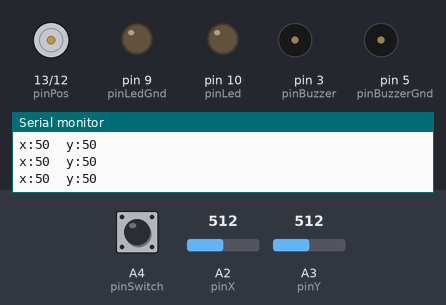
The sketch below on a simulated Arduino Uno, built with avr-gcc and run on an emulated ATmega328P. On the bench: motor-driver pin pairs drawn as motors (green arrow = first pin HIGH = forward, orange = second pin HIGH = backward, longer = more drive, scaled by the enable pin), output pins drawn as LEDs (lit = HIGH), buzzer (waves = sounding, pin HIGH), the last lines printed to the serial monitor. The inputs (shaded band) are chosen by the test bench; at power-on: A4 (pinSwitch) HIGH, A2 (pinX) = 512, A3 (pinY) = 512. Pins used as bus, display or sensor lines are not drawn.

Above: at 1.3 s.
1.4 s: A4 (pinSwitch) pulled LOW for 1 s
At 2.7 s:
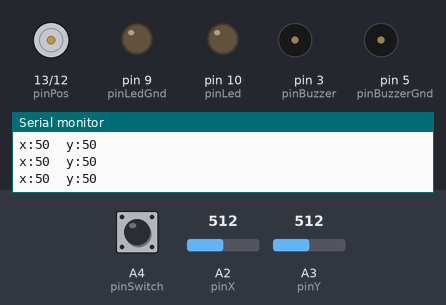
3.9 s: A2 (pinX) set to 12
5.4 s: A2 (pinX) set to 9
At 6.7 s:
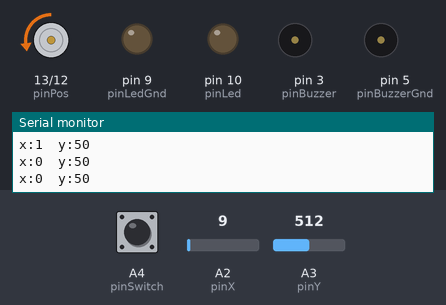
7.2 s: A4 (pinSwitch) pulled LOW for 0.6 s
At 8.0 s:
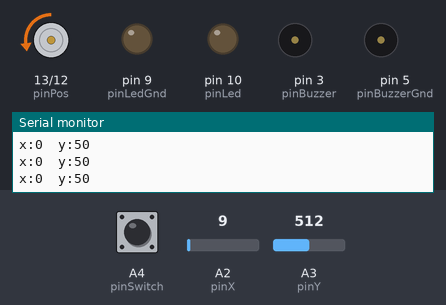
9.3 s: A2 (pinX) set to 122
At 9.6 s:
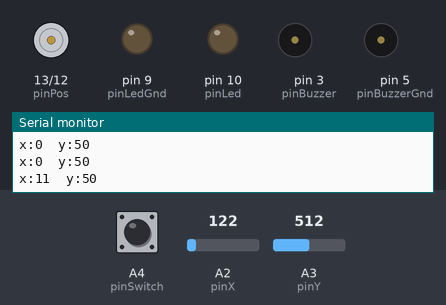
10.8 s: A4 (pinSwitch) pulled LOW for 0.6 s
At 12.1 s:
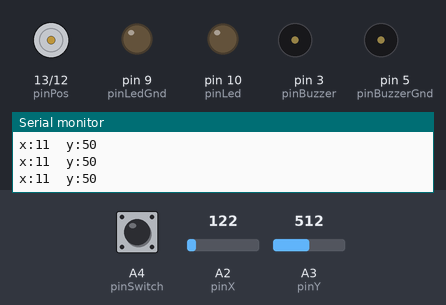
Timing chart, 0 to 13.8 s (numbered marks = the images above; inputs shaded):
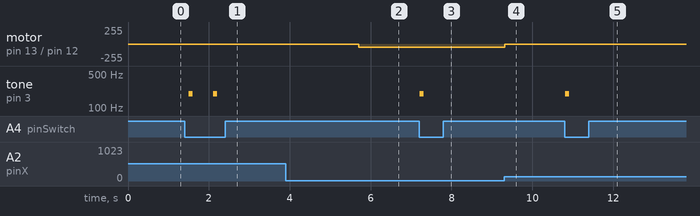

Measured:
- the behaviour switches between 11 and 10 on A2 (pinX) (found by bisection; images 1 and 2)
- after the input at 1.4 s, tone on pin 3 (pinBuzzer): alternates 196 Hz for 0.10 s and silent for 0.50 s, 4 changes in all, then stays silent, starting after 0.10 s
- after the input at 5.4 s, motor on pin 13 (pinPos) / pin 12 (pinNeg): stopped → backward 50/255 after 0.31 s
- after the input at 7.2 s, tone on pin 3 (pinBuzzer): silent → 196 Hz at once, → silent 0.10 s later
- after the input at 9.3 s, motor on pin 13 (pinPos) / pin 12 (pinNeg): backward 50/255 → stopped at once
- after the input at 10.8 s, tone on pin 3 (pinBuzzer): silent → 196 Hz at once, → silent 0.10 s later

The sketch:

_20_DC_Motor_application.ino
```cpp
// DC motor
int pinPos = 13;
int pinNeg= 12;
int pinEn = 11;

// LED
int pinLed = 10;
int pinLedGnd = 9;

// Buzzer
int pinBuzzer = 3;
int pinBuzzerGnd = 5;

// Joystick
int pinGnd = A0; // ground pin
int pinVcc = A1; // POWER pin
int pinX= A2;  // joystick X pin
int pinY= A3;  // joystick Y pin
int pinSwitch= A4; // Switch pin

void setup()
{
  Serial.begin(115200);
  pinMode(pinPos, OUTPUT);
  pinMode(pinNeg, OUTPUT);
  pinMode(pinLed, OUTPUT);
  pinMode(pinLedGnd, OUTPUT);
  pinMode(pinBuzzer, OUTPUT);
  pinMode(pinBuzzerGnd, OUTPUT);

  pinMode(pinGnd, OUTPUT);
  pinMode(pinVcc, OUTPUT);
  pinMode(pinSwitch, INPUT_PULLUP);
  digitalWrite(pinGnd, LOW);
  digitalWrite(pinVcc, HIGH);

}

void loop()
{
  int x = map(analogRead(pinX), 0, 1023, 0, 100);
  int y = map(analogRead(pinY), 0, 1023, 0, 100);
  Serial.print("x:");
  Serial.print(x);
  Serial.print("\ty:");
  Serial.println(y);
  if(x ==99)
  {
    ClockWise(50);
  }
  else if(x == 0)
  {
    CounterClockWise(50);
  }
  else if(y == 99)
  {
    digitalWrite(pinLed, HIGH);
  }
  else if(y == 0)
  {
    digitalWrite(pinLed, LOW);
  }
  else
  {
    MotorStop();
  }

  if(!digitalRead(pinSwitch))
  {
    tone(pinBuzzer, 196);
    delay(100);
    noTone(pinBuzzer);
  }
  delay(500);
}

void ClockWise(int Speed)
{
  digitalWrite(pinPos, HIGH);
  digitalWrite(pinNeg, LOW);
  analogWrite(pinEn, Speed);
}

void CounterClockWise(int Speed)
{
  digitalWrite(pinPos, LOW);
  digitalWrite(pinNeg, HIGH);
  analogWrite(pinEn, Speed);
}

void MotorStop()
{
  digitalWrite(pinNeg, LOW);
  digitalWrite(pinPos, LOW);
}
```

Switch.cpp
```cpp
#include "Arduino.h"
#include "Switch.h"


/**
 * 스위치를 설정하는 함수 풀업 스위치에 지정한다.
 * @param pin 스위치에 연결된 핀 지정
 * @param led LED 에 연결된 핀 지정 기본값은 -1 이다.
*/
Switch::Switch(int8_t pin, int8_t led){
    _digitalPin = pin;
    _led = led;
    if(_led != -1) pinMode(_led, OUTPUT);
    pinMode(_digitalPin, INPUT);
}

void Switch::readSwitchChangeLed(int de)
{
    _buttonInput = digitalRead(_digitalPin);
    _button_curr_state = _buttonInput;
    if (_button_curr_state == HIGH && _button_prev_input == LOW && (millis()-_prevTime)>de){
        if(_led_state){
            _led_state = LOW;
        } else {
            _led_state = HIGH;
        }
        _prevTime = millis();
        digitalWrite(_led, _led_state);
    } else if (_button_curr_state == LOW && _button_prev_input == HIGH && (millis()-_prevTime)>de){
        _prevTime = millis();
    }
    _button_prev_input = _button_curr_state;
}

bool Switch::readSwitch(int de)
{
    _buttonInput = digitalRead(_digitalPin);
    _button_curr_state = _buttonInput;
    if (_button_curr_state == HIGH && _button_prev_input == LOW && (millis()-_prevTime)>de){
        _prevTime = millis();
        return true;
    } else if (_button_curr_state == LOW && _button_prev_input == HIGH && (millis()-_prevTime)>de){
        _prevTime = millis();
    }
    _button_prev_input = _button_curr_state;
    return false;
}

/**
 * DTC(delayed time check) 방법으로 스위치를 인식하는 함수
 * 어쩔 수 없이 전압의 변화가 있을 때 시간으로만 버튼을 인식
*/
bool Switch::readSwitchDTC(int de = 50)
{
if(digitalRead(_digitalPin)) {
    _prevTime = millis();
    // de ms High read
    if((_prevTime - _prevTime2) < de) {
      if(_flag == 0) {
        _flag = 1;
        return true;
      }
    }
    _prevTime2 = _prevTime;
  }
  else {
    // always Low
    if((millis() - _prevTime) > de) {
      if(_flag) {
        _flag = 0;
      }
    }
  }
  return false;
}
```

Switch.h
```cpp
#ifndef Switch_h
#define Switch_h
class Switch
{
  private:
    int _button_prev_input = LOW;
    int _button_curr_state = LOW;
    int _led_state = 0;
    int _digitalPin = NULL;
    int _buttonInput = 0;
    int _led = NULL;
    unsigned long _prevTime= 0;
    unsigned long _prevTime2= 0;
    bool _flag = false;

  public:
    Switch(int8_t pin, int8_t led = -1);
    void readSwitchChangeLed(int de = 50);
    bool readSwitch(int de = 50);
    bool readSwitchDTC(int de = 50);
};

#endif
```
